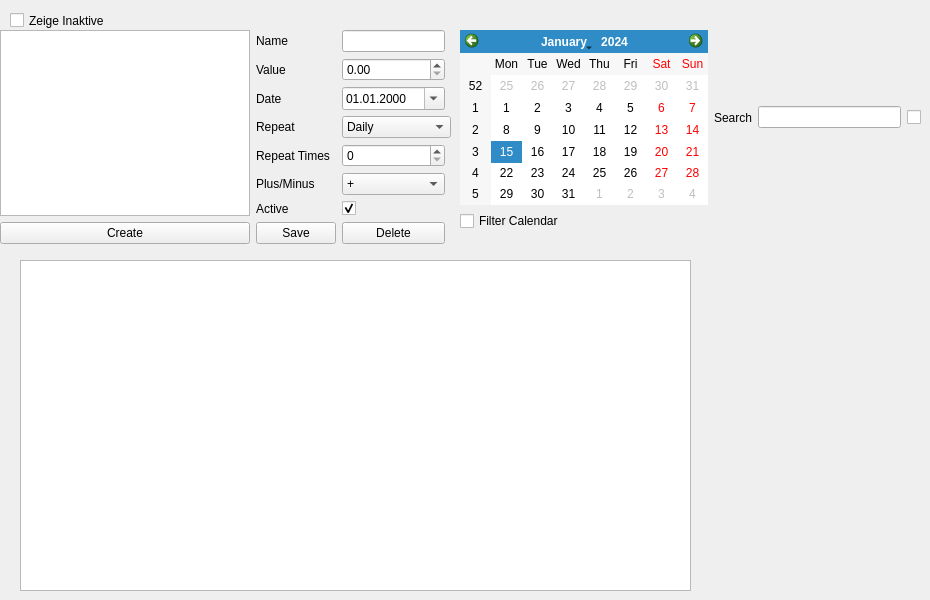
    <widget class="QWidget" name="tab_6">
     <attribute name="title">
      <string>Personal finances</string>
     </attribute>
     <widget class="QCheckBox" name="checkBox">
      <property name="geometry">
       <rect>
        <x>10</x>
        <y>10</y>
        <width>131</width>
        <height>21</height>
       </rect>
      </property>
      <property name="text">
       <string>Zeige Inaktive</string>
      </property>
     </widget>
     <widget class="QWidget" name="gridLayoutWidget_2">
      <property name="geometry">
       <rect>
        <x>0</x>
        <y>30</y>
        <width>451</width>
        <height>221</height>
       </rect>
      </property>
      <layout class="QGridLayout" name="gridLayout_2">
       <item row="2" column="1">
        <widget class="QLabel" name="label_33">
         <property name="text">
          <string>Date</string>
         </property>
        </widget>
       </item>
       <item row="1" column="1">
        <widget class="QLabel" name="label_31">
         <property name="text">
          <string>Value</string>
         </property>
        </widget>
       </item>
       <item row="3" column="1">
        <widget class="QLabel" name="label_37">
         <property name="text">
          <string>Repeat</string>
         </property>
        </widget>
       </item>
       <item row="4" column="1">
        <widget class="QLabel" name="label_38">
         <property name="text">
          <string>Repeat Times</string>
         </property>
        </widget>
       </item>
       <item row="0" column="1">
        <widget class="QLabel" name="label_32">
         <property name="text">
          <string>Name</string>
         </property>
        </widget>
       </item>
       <item row="5" column="1">
        <widget class="QLabel" name="label_34">
         <property name="text">
          <string>Plus/Minus</string>
         </property>
        </widget>
       </item>
       <item row="0" column="0" rowspan="7">
        <widget class="QListWidget" name="pfList"/>
       </item>
       <item row="6" column="1">
        <widget class="QLabel" name="label_36">
         <property name="text">
          <string>Active</string>
         </property>
        </widget>
       </item>
       <item row="0" column="2">
        <widget class="QLineEdit" name="pfName"/>
       </item>
       <item row="1" column="2">
        <widget class="QDoubleSpinBox" name="pfValue">
         <property name="maximum">
          <double>9999999.990000000223517</double>
         </property>
        </widget>
       </item>
       <item row="2" column="2">
        <widget class="QDateEdit" name="pfDate">
         <property name="displayFormat">
          <string>dd.MM.yyyy</string>
         </property>
         <property name="calendarPopup">
          <bool>true</bool>
         </property>
        </widget>
       </item>
       <item row="3" column="2" colspan="2">
        <widget class="QComboBox" name="pfRepeat">
         <item>
          <property name="text">
           <string>Daily</string>
          </property>
         </item>
         <item>
          <property name="text">
           <string>Weekly</string>
          </property>
         </item>
         <item>
          <property name="text">
           <string>Monthly</string>
          </property>
         </item>
        </widget>
       </item>
       <item row="6" column="2">
        <widget class="QCheckBox" name="pfActive">
         <property name="text">
          <string/>
         </property>
         <property name="checked">
          <bool>true</bool>
         </property>
        </widget>
       </item>
       <item row="5" column="2">
        <widget class="QComboBox" name="pfPlusMinus">
         <item>
          <property name="text">
           <string>+</string>
          </property>
         </item>
         <item>
          <property name="text">
           <string>-</string>
          </property>
         </item>
        </widget>
       </item>
       <item row="4" column="2">
        <widget class="QSpinBox" name="pfRepeatTimes"/>
       </item>
       <item row="7" column="0">
        <widget class="QPushButton" name="pfCreate">
         <property name="text">
          <string>Create</string>
         </property>
        </widget>
       </item>
       <item row="7" column="1">
        <widget class="QPushButton" name="pfSave">
         <property name="text">
          <string>Save</string>
         </property>
        </widget>
       </item>
       <item row="7" column="2">
        <widget class="QPushButton" name="pfDelete">
         <property name="text">
          <string>Delete</string>
         </property>
        </widget>
       </item>
      </layout>
     </widget>
     <widget class="QWidget" name="gridLayoutWidget_3">
      <property name="geometry">
       <rect>
        <x>460</x>
        <y>30</y>
        <width>461</width>
        <height>201</height>
       </rect>
      </property>
      <layout class="QGridLayout" name="gridLayout_3">
       <item row="0" column="1">
        <widget class="QLabel" name="label_39">
         <property name="text">
          <string>Search</string>
         </property>
        </widget>
       </item>
       <item row="0" column="3">
        <widget class="QLineEdit" name="pfSearch"/>
       </item>
       <item row="2" column="0">
        <widget class="QCheckBox" name="pfCalendarEnabled">
         <property name="text">
          <string>Filter Calendar</string>
         </property>
        </widget>
       </item>
       <item row="0" column="4">
        <widget class="QCheckBox" name="pfSearchEnabled">
         <property name="text">
          <string/>
         </property>
        </widget>
       </item>
       <item row="0" column="0">
        <widget class="QCalendarWidget" name="pfCalendar"/>
       </item>
      </layout>
     </widget>
     <widget class="QTextEdit" name="pfSummary">
      <property name="geometry">
       <rect>
        <x>20</x>
        <y>260</y>
        <width>671</width>
        <height>331</height>
       </rect>
      </property>
     </widget>
     <zorder>checkBox</zorder>
     <zorder>gridLayoutWidget_2</zorder>
     <zorder>gridLayoutWidget_3</zorder>
     <zorder>pfSummary</zorder>
     <zorder>pfCalendar</zorder>
    </widget>
